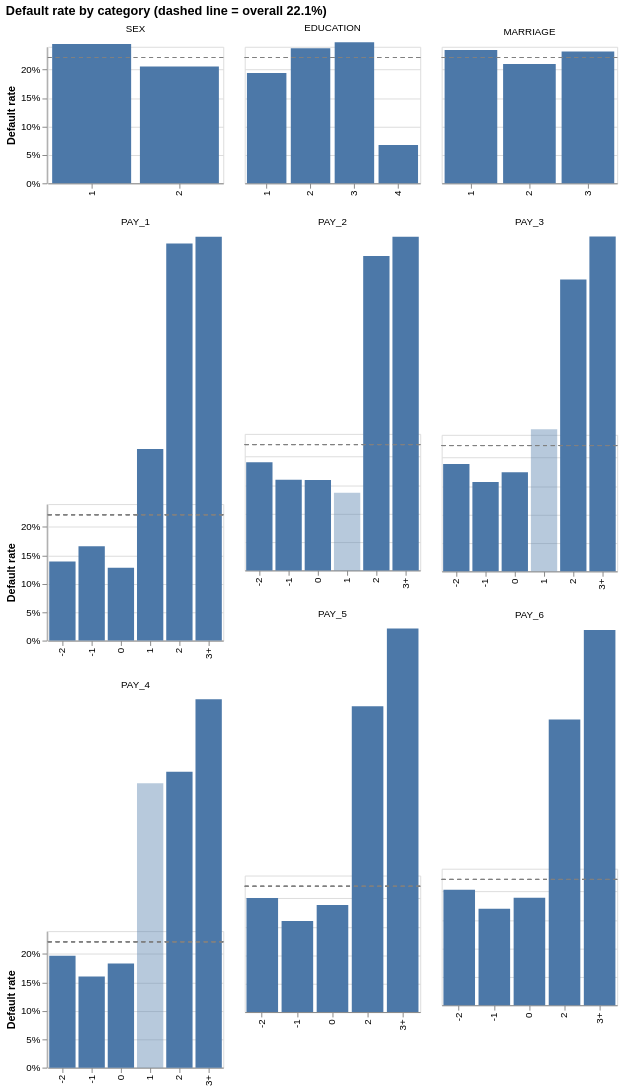

Notebook cell for this chart:
### Code cell
CATEGORY_ORDER = ["-2", "-1", "0", "1", "2", "3", "4", "3+"]

long = train.melt(id_vars=TARGET, value_vars=DISCRETE, var_name="variable", value_name="category")

# Group 3+ months late into one bucket for PAY_* only; codes 4-8 each have <100 clients
is_late = long["variable"].isin(PAY_STATUS) & (long["category"] >= 3)
long["category"] = long["category"].astype(str).where(~is_late, "3+")

rates = (
    long.groupby(["variable", "category"])[TARGET].agg(default_rate="mean", n="size").reset_index()
)
base_rate = train[TARGET].mean()

bars = (
    alt.Chart()
    .mark_bar()
    .encode(
        x=alt.X("category:N", title=None, sort=CATEGORY_ORDER),
        y=alt.Y("default_rate:Q", title="Default rate", axis=alt.Axis(format="%")),
        opacity=alt.condition("datum.n >= 100", alt.value(1), alt.value(0.4)),
        tooltip=[
            alt.Tooltip("category:N", title="Category"),
            alt.Tooltip("default_rate:Q", title="Default rate", format=".1%"),
            alt.Tooltip("n:Q", title="Clients", format=","),
        ],
    )
)
overall = alt.Chart().mark_rule(color="gray", strokeDash=[4, 4]).encode(y=alt.datum(base_rate))

alt.layer(bars, overall, data=rates).properties(width=180, height=140).facet(
    facet=alt.Facet("variable:N", title=None, sort=DISCRETE), columns=3
).resolve_scale(x="independent").properties(
    title=f"Default rate by category (dashed line = overall {base_rate:.1%})"
)

### Figure 1 — Vega specification as saved in the notebook (floating-point values rounded to 4 significant figures)
{"$schema": "https://vega.github.io/schema/vega/v6.json", "data": [{"name": "source_0", "values": [{"variable": "EDUCATION", "category": "1", "default_rate": 0.1938, "n": 8487, "facet_variable_sort_index": 1.0}, {"variable": "EDUCATION", "category": "2", "default_rate": 0.2376, "n": 11228, "facet_variable_sort_index": 1.0}, {"variable": "EDUCATION", "category": "3", "default_rate": 0.2481, "n": 3914, "facet_variable_sort_index": 1.0}, {"variable": "EDUCATION", "category": "4", "default_rate": 0.06739, "n": 371, "facet_variable_sort_index": 1.0}, {"variable": "MARRIAGE", "category": "1", "default_rate": 0.2343, "n": 10889, "facet_variable_sort_index": 2.0}, {"variable": "MARRIAGE", "category": "2", "default_rate": 0.2099, "n": 12826, "facet_variable_sort_index": 2.0}, {"variable": "MARRIAGE", "category": "3", "default_rate": 0.2316, "n": 285, "facet_variable_sort_index": 2.0}, {"variable": "PAY_1", "category": "-1", "default_rate": 0.1656, "n": 4564, "facet_variable_sort_index": 3.0}, {"variable": "PAY_1", "category": "-2", "default_rate": 0.1389, "n": 2160, "facet_variable_sort_index": 3.0}, {"variable": "PAY_1", "category": "0", "default_rate": 0.1279, "n": 11823, "facet_variable_sort_index": 3.0}, {"variable": "PAY_1", "category": "1", "default_rate": 0.337, "n": 2964, "facet_variable_sort_index": 3.0}, {"variable": "PAY_1", "category": "2", "default_rate": 0.6981, "n": 2113, "facet_variable_sort_index": 3.0}, {"variable": "PAY_1", "category": "3+", "default_rate": 0.7101, "n": 376, "facet_variable_sort_index": 3.0}, {"variable": "PAY_2", "category": "-1", "default_rate": 0.1591, "n": 4851, "facet_variable_sort_index": 4.0}, {"variable": "PAY_2", "category": "-2", "default_rate": 0.1902, "n": 2986, "facet_variable_sort_index": 4.0}, {"variable": "PAY_2", "category": "0", "default_rate": 0.159, "n": 12621, "facet_variable_sort_index": 4.0}, {"variable": "PAY_2", "category": "1", "default_rate": 0.1364, "n": 22, "facet_variable_sort_index": 4.0}, {"variable": "PAY_2", "category": "2", "default_rate": 0.5529, "n": 3138, "facet_variable_sort_index": 4.0}, {"variable": "PAY_2", "category": "3+", "default_rate": 0.5864, "n": 382, "facet_variable_sort_index": 4.0}, {"variable": "PAY_3", "category": "-1", "default_rate": 0.1571, "n": 4792, "facet_variable_sort_index": 5.0}, {"variable": "PAY_3", "category": "-2", "default_rate": 0.1888, "n": 3237, "facet_variable_sort_index": 5.0}, {"variable": "PAY_3", "category": "0", "default_rate": 0.1744, "n": 12614, "facet_variable_sort_index": 5.0}, {"variable": "PAY_3", "category": "1", "default_rate": 0.25, "n": 4, "facet_variable_sort_index": 5.0}, {"variable": "PAY_3", "category": "2", "default_rate": 0.5133, "n": 3049, "facet_variable_sort_index": 5.0}, {"variable": "PAY_3", "category": "3+", "default_rate": 0.5888, "n": 304, "facet_variable_sort_index": 5.0}, {"variable": "PAY_4", "category": "-1", "default_rate": 0.1604, "n": 4575, "facet_variable_sort_index": 6.0}, {"variable": "PAY_4", "category": "-2", "default_rate": 0.1967, "n": 3467, "facet_variable_sort_index": 6.0}, {"variable": "PAY_4", "category": "0", "default_rate": 0.1831, "n": 13180, "facet_variable_sort_index": 6.0}, {"variable": "PAY_4", "category": "1", "default_rate": 0.5, "n": 2, "facet_variable_sort_index": 6.0}, {"variable": "PAY_4", "category": "2", "default_rate": 0.52, "n": 2498, "facet_variable_sort_index": 6.0}, {"variable": "PAY_4", "category": "3+", "default_rate": 0.6475, "n": 278, "facet_variable_sort_index": 6.0}, {"variable": "PAY_5", "category": "-1", "default_rate": 0.1602, "n": 4452, "facet_variable_sort_index": 7.0}, {"variable": "PAY_5", "category": "-2", "default_rate": 0.2004, "n": 3607, "facet_variable_sort_index": 7.0}, {"variable": "PAY_5", "category": "0", "default_rate": 0.1884, "n": 13554, "facet_variable_sort_index": 7.0}, {"variable": "PAY_5", "category": "2", "default_rate": 0.5377, "n": 2120, "facet_variable_sort_index": 7.0}, {"variable": "PAY_5", "category": "3+", "default_rate": 0.6742, "n": 267, "facet_variable_sort_index": 7.0}, {"variable": "PAY_6", "category": "-1", "default_rate": 0.1696, "n": 4646, "facet_variable_sort_index": 8.0}, {"variable": "PAY_6", "category": "-2", "default_rate": 0.2032, "n": 3883, "facet_variable_sort_index": 8.0}, {"variable": "PAY_6", "category": "0", "default_rate": 0.1889, "n": 13010, "facet_variable_sort_index": 8.0}, {"variable": "PAY_6", "category": "2", "default_rate": 0.5023, "n": 2220, "facet_variable_sort_index": 8.0}, {"variable": "PAY_6", "category": "3+", "default_rate": 0.6598, "n": 241, "facet_variable_sort_index": 8.0}, {"variable": "SEX", "category": "1", "default_rate": 0.245, "n": 9518, "facet_variable_sort_index": 0.0}, {"variable": "SEX", "category": "2", "default_rate": 0.2056, "n": 14482, "facet_variable_sort_index": 0.0}]}, {"name": "facet_domain"}, {"name": "facet_domain_row", "values": [{"data": 0.0}, {"data": 1.0}, {"data": 2.0}]}, {"name": "data_2"}, {"name": "data_3"}], "signals": [{"name": "child_width", "value": 180}, {"name": "child_height", "value": 140}], "marks": [{"type": "group", "name": "row_header", "from": {"data": "facet_domain_row"}, "encode": {"update": {"height": {"signal": "child_height"}}}, "axes": [{"scale": "y", "orient": "left", "grid": false, "title": "Default rate", "labelOverlap": true, "tickCount": {"signal": "ceil(child_height/40)"}, "format": "%", "zindex": 0}], "role": "row-header"}, {"type": "group", "name": "cell", "from": {"facet": {"data": "source_0", "name": "facet", "groupby": ["variable"], "aggregate": {"fields": ["facet_variable_sort_index"], "ops": ["max"], "as": ["facet_variable_sort_index"]}}}, "sort": {"field": ["datum[\"facet_variable_sort_index\"]"], "order": ["ascending"]}, "encode": {"update": {"width": {"signal": "child_width"}, "height": {"signal": "child_height"}}}, "data": [{"name": "data_0", "source": "facet", "transform": [{"type": "formula", "expr": "datum[\"category\"]===\"-2\" ? 0 : datum[\"category\"]===\"-1\" ? 1 : datum[\"category\"]===\"0\" ? 2 : datum[\"category\"]===\"1\" ? 3 : datum[\"category\"]===\"2\" ? 4 : datum[\"category\"]===\"3\" ? 5 : datum[\"category\"]===\"4\" ? 6 : datum[\"category\"]===\"3+\" ? 7 : 8", "as": "x_category_sort_index"}, {"type": "project", "fields": ["category", "default_rate", "n", "x_category_sort_index"]}]}, {"name": "data_1", "source": "data_0", "transform": [{"type": "stack", "field": "default_rate", "groupby": ["category"], "sort": {"field": [], "order": []}, "as": ["default_rate_start", "default_rate_end"], "offset": "zero"}, {"type": "filter", "expr": "isValid(datum[\"default_rate\"]) && isFinite(+datum[\"default_rate\"])"}, {"type": "project", "fields": ["category", "default_rate", "default_rate_end", "default_rate_start", "n"]}]}, {"name": "data_0_child_x_domain_category_1", "source": "data_0", "transform": [{"type": "aggregate", "groupby": ["category"], "fields": ["x_category_sort_index"], "ops": ["min"], "as": ["sort_field"]}, {"type": "project", "fields": ["category", "sort_field"]}]}], "marks": [{"type": "rect", "name": "child_layer_0_marks", "from": {"data": "data_1"}, "encode": {"update": {"y": {"field": "default_rate_end", "scale": "y"}, "width": {"signal": "max(0.25, bandwidth('child_x'))"}, "tooltip": {"signal": "{\"Category\": isValid(datum[\"category\"]) ? isArray(datum[\"category\"]) ? join(datum[\"category\"], '\\n') : datum[\"category\"] : \"\"+datum[\"category\"], \"Default rate\": format(datum[\"default_rate\"], \".1%\"), \"Clients\": format(datum[\"n\"], \",\")}"}, "fill": {"value": "#4c78a8"}, "x": {"field": "category", "scale": "child_x"}, "y2": {"field": "default_rate_start", "scale": "y"}, "opacity": [{"value": 1, "test": "datum.n >= 100"}, {"value": 0.4}]}}, "style": ["bar"]}, {"type": "rule", "name": "child_layer_1_marks", "from": {"data": "facet"}, "encode": {"update": {"x": {"field": {"signal": null, "datum": null, "group": "width", "parent": null}}, "stroke": {"value": "gray"}, "strokeDash": {"value": [4, 4]}, "x2": {"value": 0}, "y": {"value": 0.2212, "scale": "y"}}}, "style": ["rule"]}], "scales": [{"name": "child_x", "type": "band", "domain": {"data": "data_0_child_x_domain_category_1", "field": "category", "sort": {"op": "max", "field": "sort_field"}}, "range": [0, {"signal": "child_width"}], "paddingInner": 0.1, "paddingOuter": 0.05}], "axes": [{"scale": "y", "domain": false, "maxExtent": 0, "ticks": false, "tickCount": {"signal": "ceil(child_height/40)"}, "gridScale": "child_x", "zindex": 0, "orient": "left", "aria": false, "grid": true, "labels": false, "minExtent": 0}, {"scale": "child_x", "orient": "bottom", "grid": false, "labelAngle": 270, "labelBaseline": "middle", "labelAlign": "right", "zindex": 0}], "title": {"text": {"signal": "isValid(parent[\"variable\"]) ? parent[\"variable\"] : \"\"+parent[\"variable\"]"}, "style": "guide-label", "offset": 10, "frame": "group"}, "style": "cell"}], "scales": [{"name": "y", "type": "linear", "domain": {"fields": [{"data": "data_3", "field": "default_rate_start"}, {"data": "data_3", "field": "default_rate_end"}, [0.2212]]}, "range": [{"signal": "child_height"}, 0], "zero": true, "nice": true}], "title": {"text": "Default rate by category (dashed line = overall 22.1%)", "anchor": "start"}, "background": "white", "layout": {"padding": 20, "bounds": "full", "align": "none", "columns": 3}, "padding": 5}
